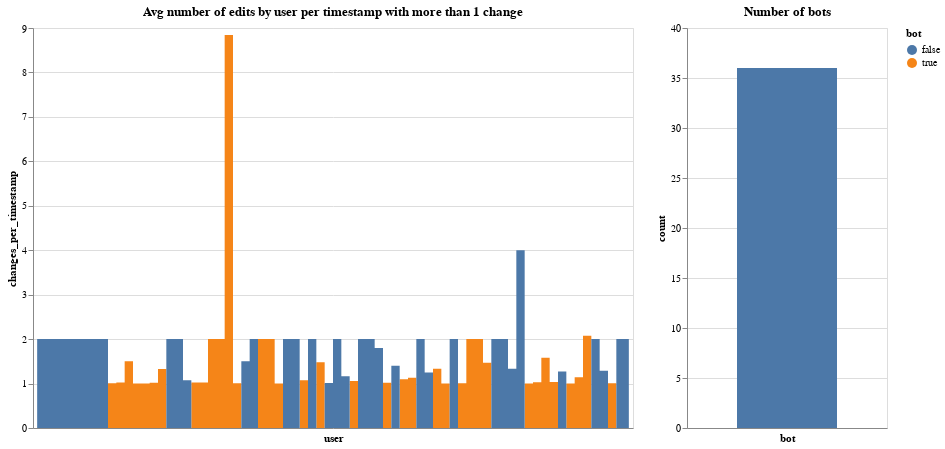

This figure's notebook cell:
### Markdown cell above
## Avg number of edits done by user per timestamp (balanced by bot/not bot) having more than 1 change

### Code cell
avg_changes_per_timestamp = df_edits[['user', 'timestamp']].value_counts().groupby('user').mean().reset_index()
avg_changes_per_timestamp.columns = ['user', 'changes_per_timestamp']
avg_changes_per_timestamp['bot'] = avg_changes_per_timestamp.user.map(lambda x: gd_dict[x])

avg_changes_per_timestamp = avg_changes_per_timestamp[avg_changes_per_timestamp.changes_per_timestamp > 1.]

num = avg_changes_per_timestamp[avg_changes_per_timestamp.bot].shape[0]
print(f'There are {num} bots')

np.random.seed(42)
bot_sample_df = avg_changes_per_timestamp[avg_changes_per_timestamp.bot].sample(num)
not_bot_sample_df = avg_changes_per_timestamp[~avg_changes_per_timestamp.bot].sample(num)

sample_df = pd.concat([bot_sample_df, not_bot_sample_df])

chart_counts = alt.Chart(sample_df).mark_area(
    interpolate='step'
).encode(
    x = alt.X('user', axis=alt.Axis(labels=False, ticks=False)),
    y = alt.Y('changes_per_timestamp:Q'),
    color = alt.Color('bot:N'),
    tooltip = [alt.Tooltip('user'), alt.Tooltip('changes_per_timestamp:Q')]
).properties(
    width = 600,
    height = 400,
    title = 'Avg number of edits by user per timestamp with more than 1 change'
)

chart_bots = alt.Chart(sample_df).mark_area(
    interpolate='step'
).encode(
    x = alt.X('bot:N', axis=alt.Axis(labels=False, ticks=False)),
    y = alt.Y('count()', title='count'),
    tooltip = [
        alt.Tooltip('count()', title='No of users'), 
        alt.Tooltip('bot')
    ]
).properties(
    width = 200,
    height = 400,
    title = 'Number of bots'
)

chart = chart_counts | chart_bots

save(chart, '../charts/avg_number_edits_per_timestamp_balanced_with_filter.html')
chart

### Figure 1 — Vega-Lite specification as saved in the notebook (floating-point values rounded to 4 significant figures)
{"config": {"view": {"continuousWidth": 400, "continuousHeight": 300}}, "hconcat": [{"mark": {"type": "area", "interpolate": "step"}, "encoding": {"color": {"type": "nominal", "field": "bot"}, "tooltip": [{"type": "nominal", "field": "user"}, {"type": "quantitative", "field": "changes_per_timestamp"}], "x": {"type": "nominal", "axis": {"labels": false, "ticks": false}, "field": "user"}, "y": {"type": "quantitative", "field": "changes_per_timestamp"}}, "height": 400, "title": "Avg number of edits by user per timestamp with more than 1 change", "width": 600}, {"mark": {"type": "area", "interpolate": "step"}, "encoding": {"tooltip": [{"type": "quantitative", "aggregate": "count", "title": "No of users"}, {"type": "nominal", "field": "bot"}], "x": {"type": "nominal", "axis": {"labels": false, "ticks": false}, "field": "bot"}, "y": {"type": "quantitative", "aggregate": "count", "title": "count"}}, "height": 400, "title": "Number of bots", "width": 200}], "data": {"name": "data-bb0ff696042f538e9fbd40442c7aa3b6"}, "$schema": "https://vega.github.io/schema/vega-lite/v4.8.1.json", "datasets": {"data-bb0ff696042f538e9fbd40442c7aa3b6": [{"user": "ԱշբոտՏՆՂ", "changes_per_timestamp": 1.005, "bot": true}, {"user": "DschwenBot", "changes_per_timestamp": 2.0, "bot": true}, {"user": "MalnadachBot", "changes_per_timestamp": 2.004, "bot": true}, {"user": "SchlurcherBot", "changes_per_timestamp": 1.583, "bot": true}, {"user": "FlickreviewR 2", "changes_per_timestamp": 1.076, "bot": true}, {"user": "SeroBOT", "changes_per_timestamp": 1.034, "bot": true}, {"user": "JarBot", "changes_per_timestamp": 1.13, "bot": true}, {"user": "DatBot", "changes_per_timestamp": 1.007, "bot": true}, {"user": "Citation bot", "changes_per_timestamp": 1.024, "bot": true}, {"user": "FuzzyBot", "changes_per_timestamp": 1.479, "bot": true}, {"user": "CountHacker", "changes_per_timestamp": 2.0, "bot": true}, {"user": "TaxonBota", "changes_per_timestamp": 2.077, "bot": true}, {"user": "Anakabot", "changes_per_timestamp": 1.007, "bot": true}, {"user": "Biobot", "changes_per_timestamp": 1.003, "bot": true}, {"user": "Sartle.wiki.bot", "changes_per_timestamp": 1.028, "bot": true}, {"user": "Edoderoobot", "changes_per_timestamp": 1.003, "bot": true}, {"user": "InceptionBot", "changes_per_timestamp": 1.017, "bot": true}, {"user": "Bot1058", "changes_per_timestamp": 1.02, "bot": true}, {"user": "DPLA bot", "changes_per_timestamp": 8.843, "bot": true}, {"user": "AnomieBOT", "changes_per_timestamp": 1.025, "bot": true}, {"user": "MGA73bot", "changes_per_timestamp": 1.007, "bot": true}, {"user": "BOT-Superzerocool", "changes_per_timestamp": 1.5, "bot": true}, {"user": "SteinsplitterBot", "changes_per_timestamp": 1.143, "bot": true}, {"user": "BetanBOT", "changes_per_timestamp": 1.001, "bot": true}, {"user": "Soweego bot", "changes_per_timestamp": 1.003, "bot": true}, {"user": "KrBot2", "changes_per_timestamp": 1.004, "bot": true}, {"user": "Mr.Ibrahembot", "changes_per_timestamp": 1.469, "bot": true}, {"user": "Cyberbot I", "changes_per_timestamp": 2.0, "bot": true}, {"user": "KrBot", "changes_per_timestamp": 1.33, "bot": true}, {"user": "HBC AIV helperbot5", "changes_per_timestamp": 1.057, "bot": true}, {"user": "MalarzBOT", "changes_per_timestamp": 2.0, "bot": true}, {"user": "BotMultichillT", "changes_per_timestamp": 1.329, "bot": true}, {"user": "JackBot", "changes_per_timestamp": 1.095, "bot": true}, {"user": "Cewbot", "changes_per_timestamp": 1.024, "bot": true}, {"user": "EVA3.0 (bot)", "changes_per_timestamp": 2.0, "bot": true}, {"user": "RottenBot", "changes_per_timestamp": 1.001, "bot": true}, {"user": "203.220.72.139", "changes_per_timestamp": 2.0, "bot": false}, {"user": "Gemarshall", "changes_per_timestamp": 2.0, "bot": false}, {"user": "212.117.136.141", "changes_per_timestamp": 2.0, "bot": false}, {"user": "Herzi Pinki", "changes_per_timestamp": 1.798, "bot": false}, {"user": "45.124.56.218", "changes_per_timestamp": 2.0, "bot": false}, {"user": "Jonnmann", "changes_per_timestamp": 2.0, "bot": false}, {"user": "Folengo", "changes_per_timestamp": 2.0, "bot": false}, {"user": "Iñaki LL", "changes_per_timestamp": 1.4, "bot": false}, {"user": "Hafidh Wahyu P", "changes_per_timestamp": 2.0, "bot": false}, {"user": "تهارقا", "changes_per_timestamp": 2.0, "bot": false}, {"user": "Simeon", "changes_per_timestamp": 1.269, "bot": false}, {"user": "Camoz87", "changes_per_timestamp": 2.0, "bot": false}, {"user": "Fabrickator", "changes_per_timestamp": 2.0, "bot": false}, {"user": "Onial Khan", "changes_per_timestamp": 2.0, "bot": false}, {"user": "85.201.136.242", "changes_per_timestamp": 2.0, "bot": false}, {"user": "EvguenieSokolov", "changes_per_timestamp": 2.0, "bot": false}, {"user": "Candyyeung168", "changes_per_timestamp": 2.0, "bot": false}, {"user": "2001:4C4E:13DD:7700:4C8C:6E4B:F0A2:98AC", "changes_per_timestamp": 2.0, "bot": false}, {"user": "Carlosjvives", "changes_per_timestamp": 1.077, "bot": false}, {"user": "Dracophyllum", "changes_per_timestamp": 2.0, "bot": false}, {"user": "Robert Weemeyer", "changes_per_timestamp": 4.0, "bot": false}, {"user": "2601:1C2:4100:6890:E95B:6C69:EF99:BFC4", "changes_per_timestamp": 2.0, "bot": false}, {"user": "Kwamikagami", "changes_per_timestamp": 2.0, "bot": false}, {"user": "Kaifeng.zhu", "changes_per_timestamp": 1.25, "bot": false}, {"user": "Rachmat04", "changes_per_timestamp": 1.333, "bot": false}, {"user": "2001:268:9A07:359:57C:6F5:58D2:60CC", "changes_per_timestamp": 2.0, "bot": false}, {"user": "78.148.174.77", "changes_per_timestamp": 2.0, "bot": false}, {"user": "OtsoTA", "changes_per_timestamp": 2.0, "bot": false}, {"user": "GBG", "changes_per_timestamp": 1.012, "bot": false}, {"user": "Wesha", "changes_per_timestamp": 2.0, "bot": false}, {"user": "Леонід Панасюк", "changes_per_timestamp": 1.286, "bot": false}, {"user": "Gras-Ober", "changes_per_timestamp": 1.167, "bot": false}, {"user": "DinoKenner", "changes_per_timestamp": 1.5, "bot": false}, {"user": "2600:1700:2FD1:750:78E5:7FD7:A34D:E090", "changes_per_timestamp": 2.0, "bot": false}, {"user": "麦島広基", "changes_per_timestamp": 2.0, "bot": false}, {"user": "Haaaar4", "changes_per_timestamp": 2.0, "bot": false}]}}
